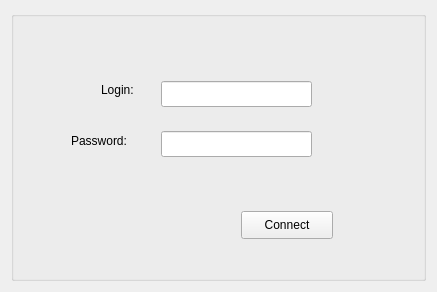
<?xml version="1.0" encoding="UTF-8"?>
<ui version="4.0">
 <class>Form</class>
 <widget class="QWidget" name="Form">
  <property name="geometry">
   <rect>
    <x>0</x>
    <y>0</y>
    <width>437</width>
    <height>292</height>
   </rect>
  </property>
  <property name="windowTitle">
   <string>Fenetre de connexion</string>
  </property>
  <layout class="QHBoxLayout" name="horizontalLayout">
   <item>
    <widget class="QGroupBox" name="groupBox">
     <property name="title">
      <string/>
     </property>
     <widget class="QPushButton" name="connectButton">
      <property name="geometry">
       <rect>
        <x>230</x>
        <y>200</y>
        <width>92</width>
        <height>28</height>
       </rect>
      </property>
      <property name="text">
       <string>Connect</string>
      </property>
     </widget>
     <widget class="QLineEdit" name="loginE">
      <property name="geometry">
       <rect>
        <x>150</x>
        <y>70</y>
        <width>151</width>
        <height>26</height>
       </rect>
      </property>
     </widget>
     <widget class="QLineEdit" name="passE">
      <property name="geometry">
       <rect>
        <x>150</x>
        <y>120</y>
        <width>151</width>
        <height>26</height>
       </rect>
      </property>
      <property name="inputMask">
       <string/>
      </property>
     </widget>
     <widget class="QLabel" name="label">
      <property name="geometry">
       <rect>
        <x>90</x>
        <y>70</y>
        <width>51</width>
        <height>18</height>
       </rect>
      </property>
      <property name="text">
       <string>Login:</string>
      </property>
     </widget>
     <widget class="QLabel" name="label_2">
      <property name="geometry">
       <rect>
        <x>60</x>
        <y>120</y>
        <width>81</width>
        <height>20</height>
       </rect>
      </property>
      <property name="text">
       <string>Password:</string>
      </property>
     </widget>
    </widget>
   </item>
  </layout>
 </widget>
 <resources/>
 <connections/>
</ui>
